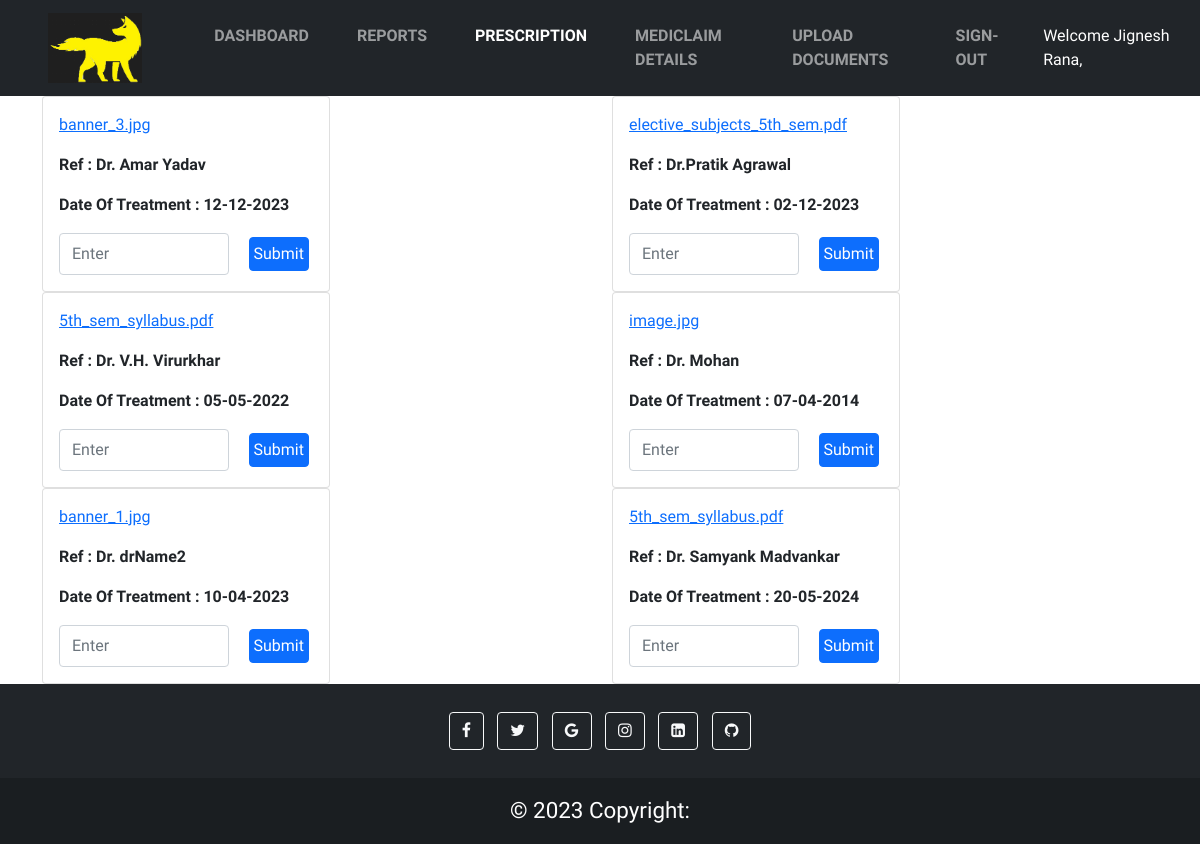
Screenshot of /prescription.php (signed in) with the database file from the repository.
### tables this page shows
CREATE TABLE `prescription` (
  `id` int(10) NOT NULL,
  `DoctorName` varchar(100) NOT NULL,
  `Document` varchar(1000) NOT NULL,
  `GiveRights` varchar(10000) NOT NULL,
  `DateOfPerformance` varchar(100) NOT NULL,
  `DocumentType` varchar(1000) NOT NULL,
  `DocumentPriority` int(10) NOT NULL
);

### prescription.php (the view, shortened to what this page needs)
<?php
            $servername = "localhost";
            $username = "root";
            $password = "";
            $database = "researchpaper";
            $conn = new mysqli($servername, $username, $password, $database);
            if ($conn->connect_error) {
            }
            else {
                        ?>
<!DOCTYPE html>
<html lang="en">
<head>
    <link href="https://cdn.jsdelivr.net/npm/bootstrap@5.1.3/dist/css/bootstrap.min.css" rel="stylesheet"
>
    <link rel="stylesheet" href="https://cdnjs.cloudflare.com/ajax/libs/font-awesome/4.7.0/css/font-awesome.min.css">
</head>
<body>
    <div class="bg-dark navbar-dark">
        <nav class="navbar navbar-expand-lg">
            <div class="container-fluid pe-lg-2 p-0"> <a class="navbar-brand ms-5" href="#"><img src="Images/logo.png"
                        height="70vh"></a>
                <div class="collapse navbar-collapse" id="navbarSupportedContent">
                    <ul class="navbar-nav ms-5 mb-2 mb-lg-0">
                        <?php
                            if($_SESSION['Role'] == 'Admin' || $_SESSION['Role'] == 'admin') { ?>
                        <li class="nav-item"> <a class="nav-link pe-3 me-4 fw-bold" aria-current="page"
                                href="./index.php">DASHBOARD</a> </li>
                        <li class="nav-item"> <a class="nav-link pe-3 me-4 fw-bold" href="./reports.php">REPORTS</a>
                        </li>
                        <li class="nav-item"> <a class="nav-link pe-3 me-4 fw-bold active"
                                href="./prescription.php">PRESCRIPTION</a></li>
                        <li class="nav-item"> <a class="nav-link pe-3 me-4 fw-bold" href="#">MEDICLAIM DETAILS</a></li>
                        <li class="nav-item"> <a class="nav-link pe-3 me-4 fw-bold" href="./UploadDocument.php">UPLOAD
                                DOCUMENTS</a></li>
                        <?php    }
                            elseif($_SESSION['Role'] == 'Pharmacist' || $_SESSION['Role'] == 'pharmacist') { ?>
                        <li class="nav-item"> <a class="nav-link pe-3 me-4 fw-bold active"
                                href="./prescription.php">PRESCRIPTION</a></li>
                        <?php    }
                            else{ ?>
                        <li class="nav-item"> <a class="nav-link pe-3 me-4 fw-bold" href="#">MEDICLAIM DETAILS</a></li>
                        <?php    }
                        ?>
                        <?php if(!isset($_SESSION['isLogin'])) { ?>
                        <li class="nav-item"> <a class="nav-link pe-3 me-4 fw-bold" href="./login.php">LOGIN</a> </li>
                        <?php } else { ?>
                        <li class="nav-item"> <a class="nav-link pe-3 me-4 fw-bold" href="./signout.php">SIGN-OUT</a>
                        </li>
                        <?php } ?>
                    </ul>
                    <ul class="navbar-nav icons ms-auto mb-2 mb-lg-0">
                        <?php if(isset($_SESSION['isLogin'])) { ?>
                        <li id="message" style="color:white;" class="fs-bold">Welcome
                            <?php echo $_SESSION['Name'];?>,
                            <?php } ?>
                        </li>
                    </ul>
                </div>
            </div>
        </nav>
    </div>
    <div class="container">
        <div class="row">
            <?php
            try {
                $sql = "SELECT * FROM `prescription`;";
                $result = $conn->query($sql);
                while($row = $result->fetch_assoc()) {
                    $ArrToStr = array($row['GiveRights']);
                    foreach($ArrToStr as $x){
                            ?>
                            <?php
                        if($_SESSION['Role']== 'Admin'|| $_SESSION['Role'] == 'admin'){
                        ?>
                            <div class="col-xxl-3 col-md-6 col-xs-12 container-fluid">
                                <div class="card" style="max-width: 18rem;">
                                    <div class="card-body">
                                        <p class="card-text">
                                            <a href="?performTask=1&myTable=prescription&myId=<?php echo $row['id'] ?>" onclick="openMultipleLinks(<?php echo $row['id']; ?>, '<?php echo $row['Document']; ?>')">
                                                        <?php echo $row['Document'];
                                                        ?>
                                            </a>
                                        </p>
                                        <p class="card-text">
                                            <strong>Ref :</strong> <b>
                                                <?php echo $row['DoctorName']; ?>
                                            </b>
                                        </p>
                                        <p class="card-text">
                                            <strong>Date Of Treatment :</strong> <b>
                                                <?php echo $row['DateOfPerformance']; ?>
                                            </b>
                                        </p>
                                        <form class="d-flex" method="post">
                                            <?php
                                            if($_SESSION['Role'] == 'Admin' || $_SESSION['Role'] == 'admin') { ?>
                                            <input class="form-control me-3" type="search" placeholder="Enter" name="answers[]">
                                            <button class="btn btn-primary m-1 p-1 " type="submit" name="submit">Submit</button>
                                            <?php  }?>
                                        </form>
                                    </div>
                                </div>
                            </div>
                        <?php
                        }
                    }
                }
            }
            catch(Exception $e) {
                echo "some error occured";
            }
        ?>
        </div>
    </div>
    <footer class="bg-dark text-center text-white">
        <div class="container p-4 pb-0">
            <section class="mb-4">
                <a class="btn btn-outline-light btn-floating m-1" href="#!" role="button"><i
                        class="fa fa-facebook-f"></i></a>
                <a class="btn btn-outline-light btn-floating m-1" href="#!" role="button"><i
                        class="fa fa-twitter"></i></a>
                <a class="btn btn-outline-light btn-floating m-1" href="#!" role="button"><i
                        class="fa fa-google"></i></a>
                <a class="btn btn-outline-light btn-floating m-1" href="#!" role="button"><i
                        class="fa fa-instagram"></i></a>
                <a class="btn btn-outline-light btn-floating m-1" href="#!" role="button"><i
                        class="fa fa-linkedin-square"></i></a>
                <a class="btn btn-outline-light btn-floating m-1" href="#!" role="button"><i
                        class="fa fa-github"></i></a>
            </section>
        </div>
        <div class="text-center p-3" style="background-color: rgba(0, 0, 0, 0.2);">
            © 2023 Copyright:
        </div>
    </footer>
    <?php
} ?>
</body>
</html>

### prescription.php (style rules this page uses)
* { margin: 0; padding: 0; box-sizing: border-box; font-family: 'Varela Round', sans-serif; }
body { height: 100vh; display: flex; flex-direction: column; }
footer { width: 100%; margin-top: auto; }
footer div { font-size: 1.4rem; }

### rows the page displays
prescription: Document "banner_3.jpg", DoctorName "Dr. Amar Yadav", DateOfPerformance "12-12-2023"
prescription: Document "elective_subjects_5th_sem.pdf", DoctorName "Dr.Pratik Agrawal", DateOfPerformance "02-12-2023"
prescription: Document "5th_sem_syllabus.pdf", DoctorName "Dr. V.H. Virurkhar", DateOfPerformance "05-05-2022"
prescription: Document "image.jpg", DoctorName "Dr. Mohan", DateOfPerformance "07-04-2014"
prescription: Document "banner_1.jpg", DoctorName "Dr. drName2", DateOfPerformance "10-04-2023"
prescription: Document "5th_sem_syllabus.pdf", DoctorName "Dr. Samyank Madvankar", DateOfPerformance "20-05-2024"

### other values shown
$_SESSION['Name'] "Jignesh Rana"
